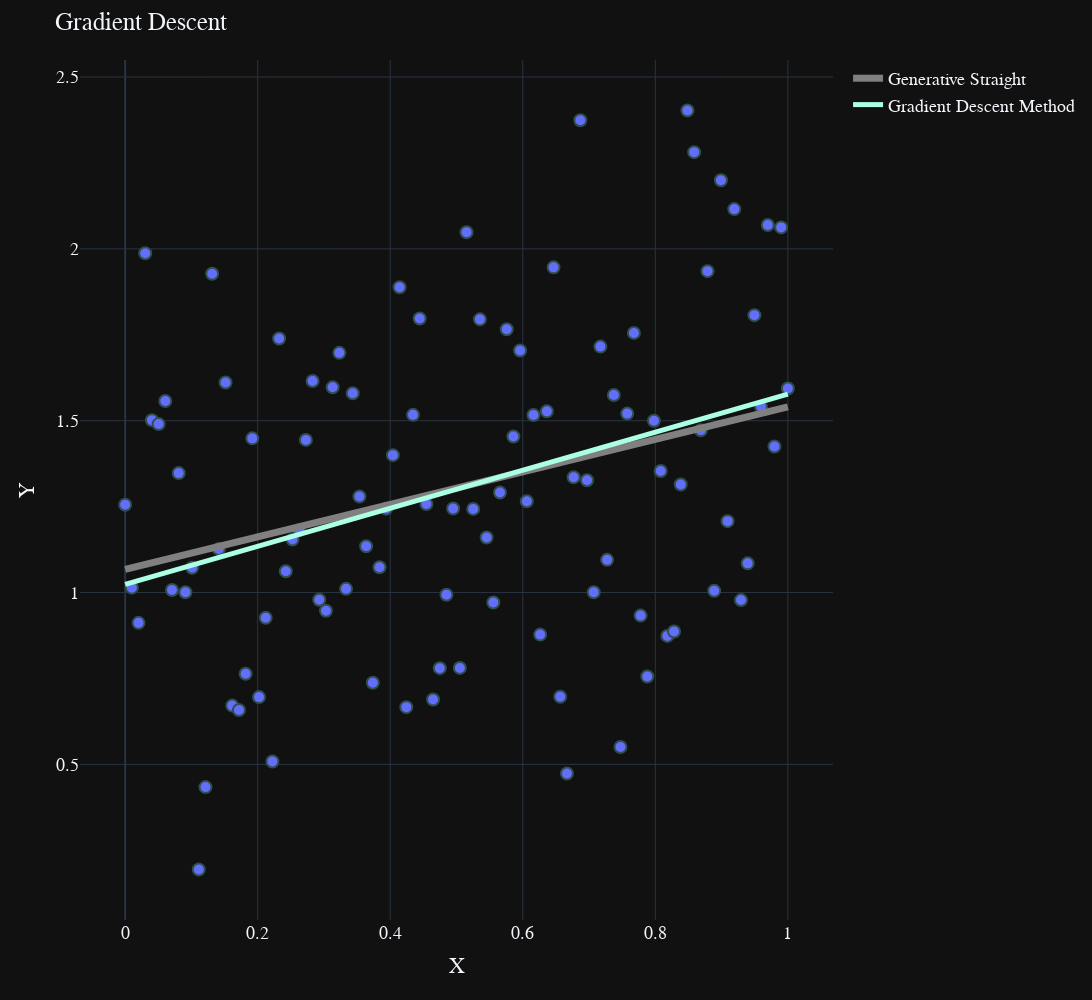

This figure's notebook cell:
### Markdown cell above
# Gradient Descent
## $F(x, a, b) = ax + b$

### Code cell
def fprime(x_, support_x=x, support_y=y):
    return optimize.approx_fprime(x_, function_being_optimized_disc, 10 ** -3, support_x, support_y)


def gradient_descent(
        x0: tuple[float, float],
        function, f_prime,
        eps: float = 10 ** -6,
        opt: float = 10 ** -3
) -> tuple[float, float]:
    x_i, y_i = x0

    count = 0
    while np.abs(function((x_i, y_i), x, y)) > eps and count < 100:
        count += 1
        dx_i, dy_i = f_prime(np.asarray((x_i, y_i)))

        x_i += -dx_i * opt
        y_i += -dy_i * opt
    return x_i, y_i

res_grad = gradient_descent((0.3, 0), function_being_optimized_disc, fprime)
a_grad, b_grad = res_grad

additional_line_liner_gradient_descent = AdditionalLine(x=x, a=a_grad, b=b_grad, name_method="Gradient Descent Method", width=5, color='#AAFFE4')

figure = visualize(x=x, y=y, title="Gradient Descent", additional_line=additional_line_liner_gradient_descent)
figure.show()
